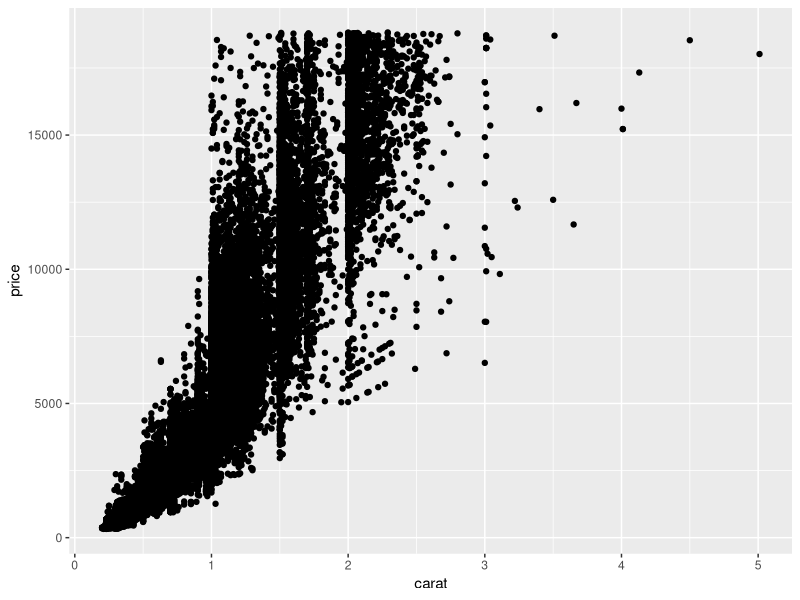
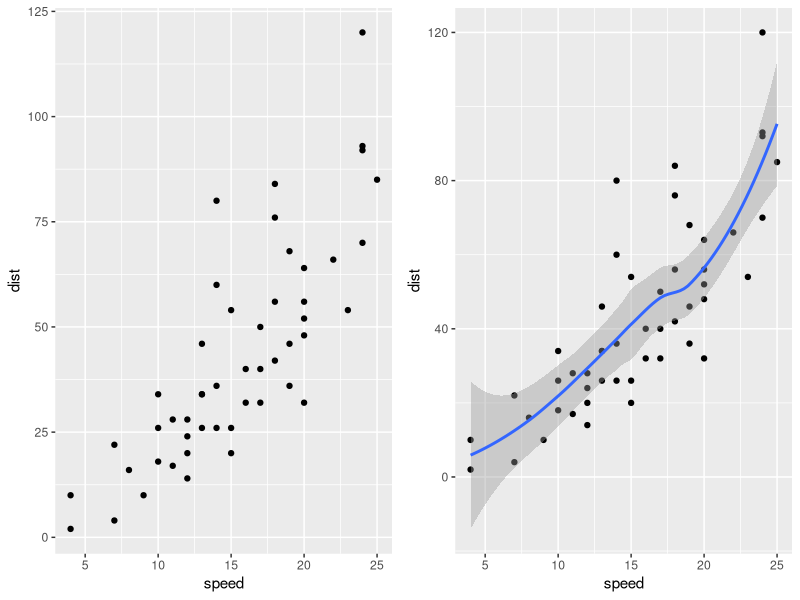
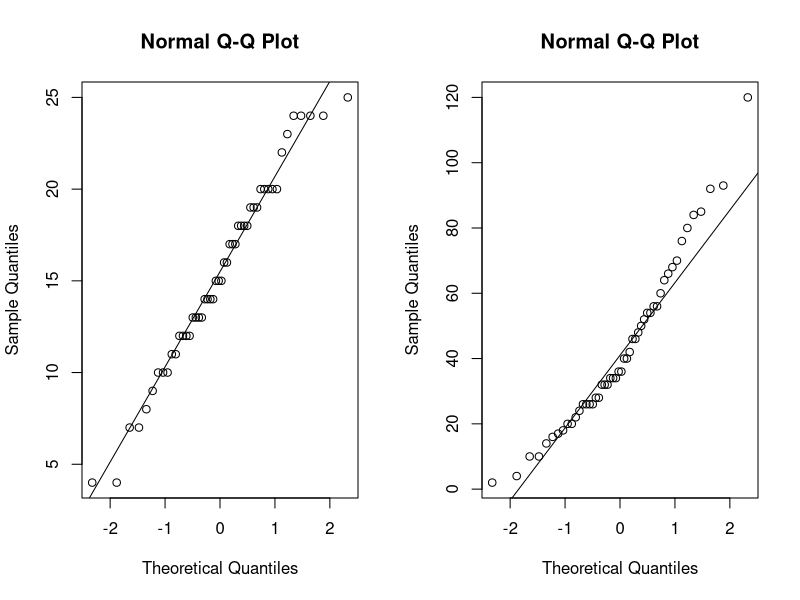
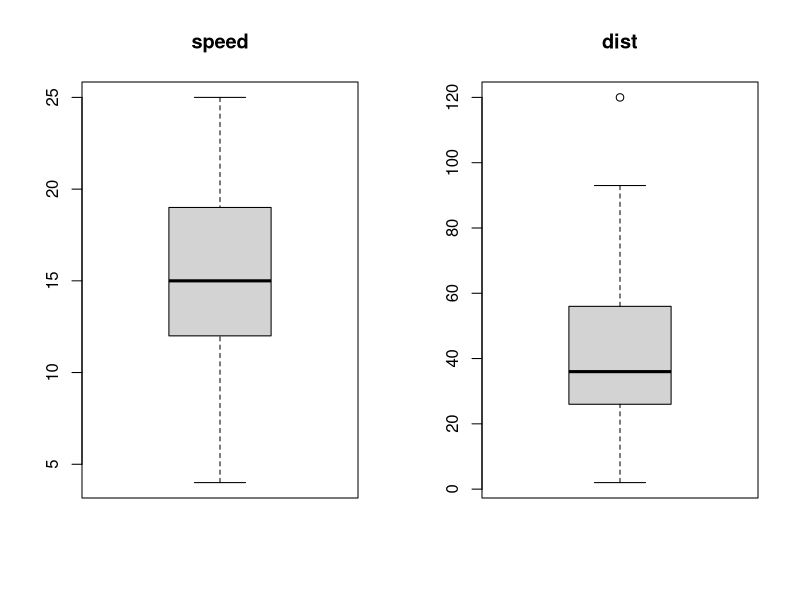
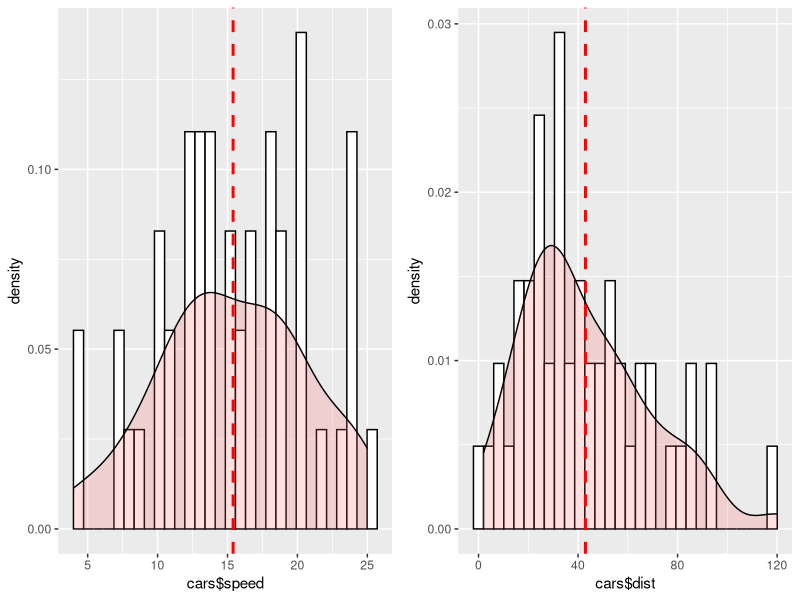
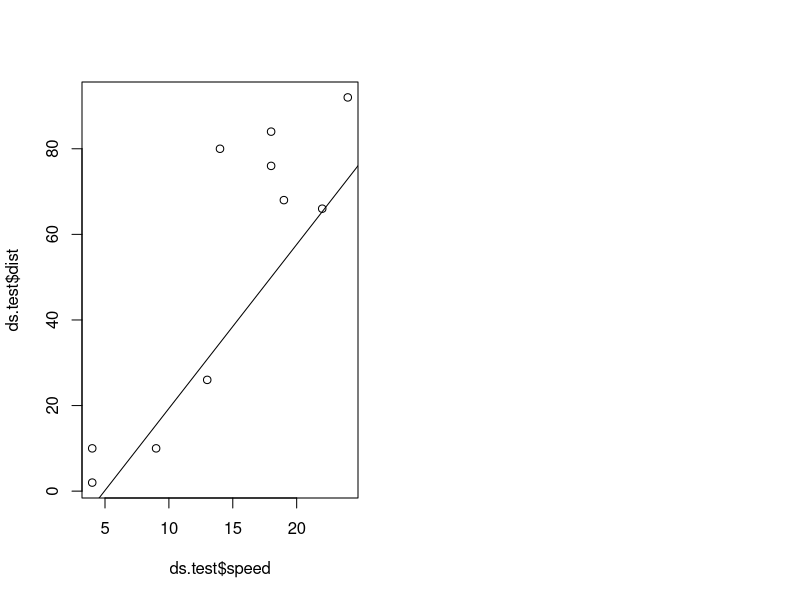
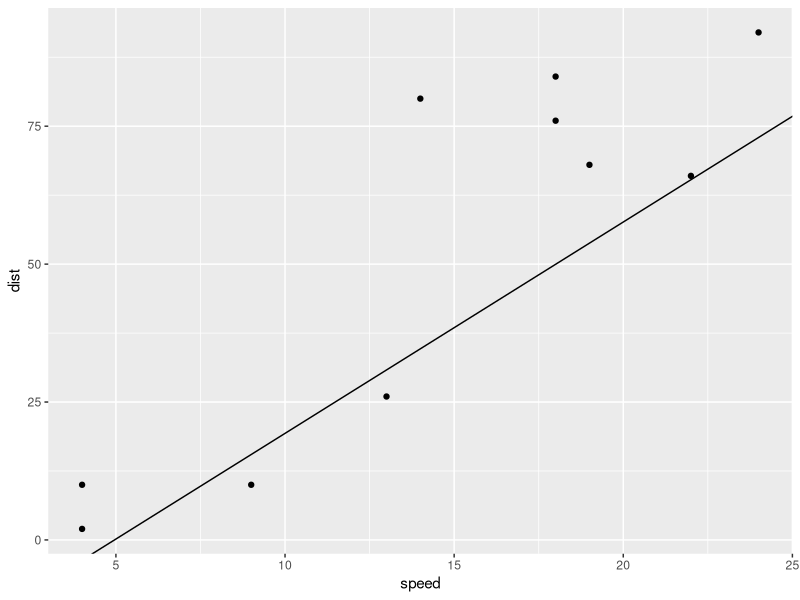
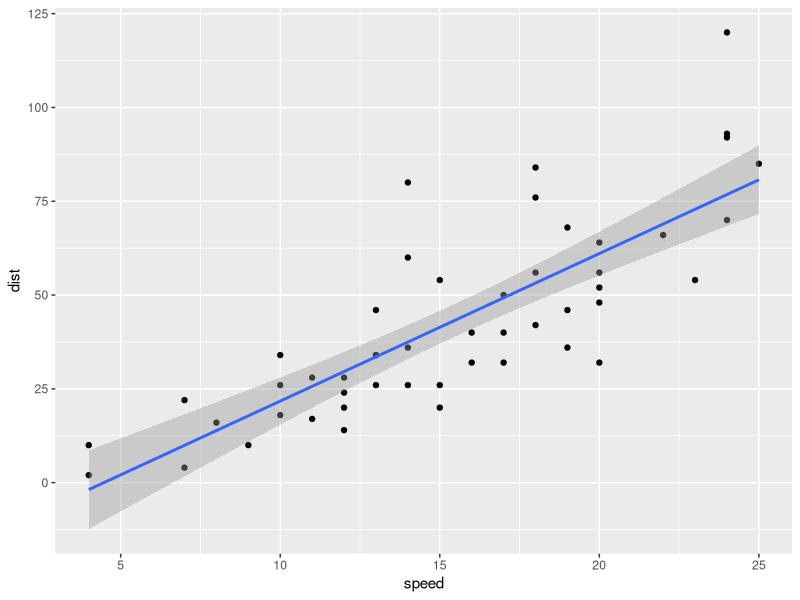

Write R code to recreate these figures, in order.
## ---- chunk 1
knitr::opts_chunk$set(echo = TRUE)
## ---- chunk 2
#install.packages("tidyverse")
#install.packages("gridExtra")
library(tidyverse)
library(gridExtra)
## ---- chunk 3
diamonds

ggplot(diamonds, aes(x=carat, y=price)) +
  geom_point()

## ---- chunk 4
head(cars)
str(cars)


p1 <- ggplot(cars, aes(x=speed, y=dist)) +
  geom_point()

p2 <- ggplot(cars, aes(x=speed, y=dist)) +
  geom_point() +
  geom_smooth()

grid.arrange(p1, p2, ncol=2)


#normality check
par(mfrow=c(1,2))
qqnorm(cars$speed)
qqline(cars$speed)
qqnorm(cars$dist)
qqline(cars$dist)

#outliers
par(mfrow=c(1,2))
boxplot(cars$speed, main="speed")
boxplot(cars$dist, main="dist")


#check normal distribution
p1 <- ggplot(data = NULL, aes(x = cars$speed)) +
        geom_histogram(aes(y = ..density..), colour="black", fill="white") +
        geom_density(alpha=.2, fill="#FF6666") +
        geom_vline(aes(xintercept=mean(cars$speed, na.rm = T)), color="red", linetype="dashed", size=1)

p2 <- ggplot(data = NULL, aes(x = cars$dist)) +
        geom_histogram(aes(y = ..density..), colour="black", fill="white") +
        geom_density(alpha=.2, fill="#FF6666") +
        geom_vline(aes(xintercept=mean(cars$dist, na.rm = T)), color="red", linetype="dashed", size=1)

grid.arrange(p1, p2, ncol=2)

#correlation
cor(cars$speed, cars$dist)

#Simple linear model
#response~independent
model_simplelm <- lm(dist~speed, data = cars)
summary(model_simplelm)

## ---- chunk 5
ds <- cars

set.seed(123)
#split training and sample data
ds.training.index <- sample(1:nrow(cars), 0.8*nrow(cars))
ds.training <- ds[ds.training.index,]
ds.test <- ds[-ds.training.index,]

#buil model based on training data
ds.training.fit <- lm(dist~speed, data = ds.training)
#test data prediction
ds.test$dist_predicted <- predict(ds.training.fit, ds.test)

#display result
ds.test


plot(ds.test$speed, ds.test$dist)
abline(ds.training.fit)

ds.training.fit$coefficients
ds.training.fit$coefficients[1] #intercept
ds.training.fit$coefficients[2] #slope

ggplot(ds.test, aes(x = speed, y = dist)) +
  geom_point() +
  geom_abline(intercept = ds.training.fit$coefficients[1], slope = ds.training.fit$coefficients[2])

#only with ggplot2
ggplot(cars, aes(x = speed, y = dist)) +
  geom_point() +
  geom_smooth(method = lm)
